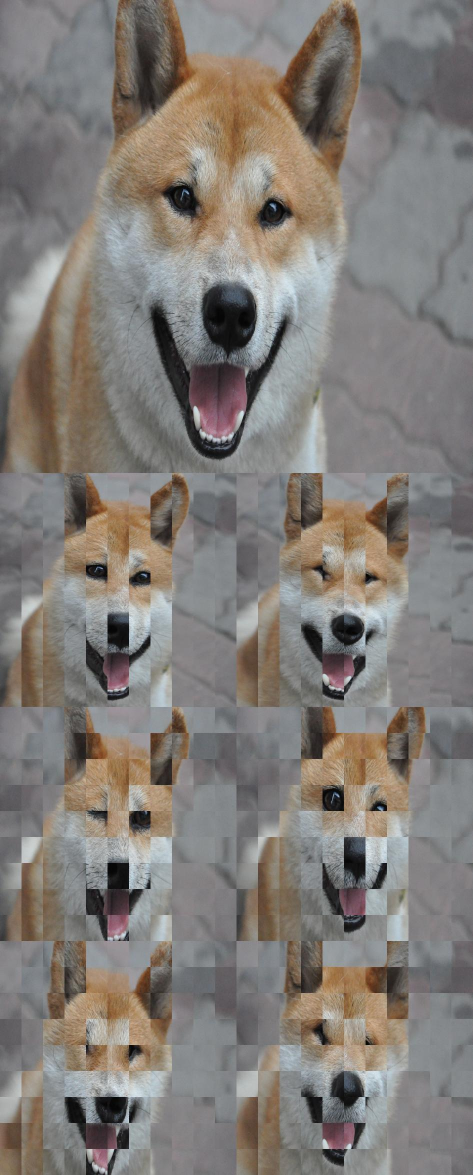
#> input picture Shiba_inu_dog.jpg, 946 x 2350 px, given in place of shiba.jpg, which was not available (shown at 1/2 size)
$ python Numpy_project.py
#> lines starting #> are read from the running program, lines starting #| are printed output that depends on the picture; pictures that were not available may be replaced by others from this repository, and a replacement may not be noted
import numpy as np
from PIL import Image

# Loading the original image
image_path = r"C:\Users\PAIN\Desktop\shiba.jpg"
image = Image.open(image_path)
#> image is the input picture: PIL image 946x2350 RGB; mean R, G, B 129.8, 124.4, 119.5

# Converting the original image to a NumPy array
image_array = np.array(image)

# Resizing the original image to match the width of other images
image_resized = image.resize((946, 946))
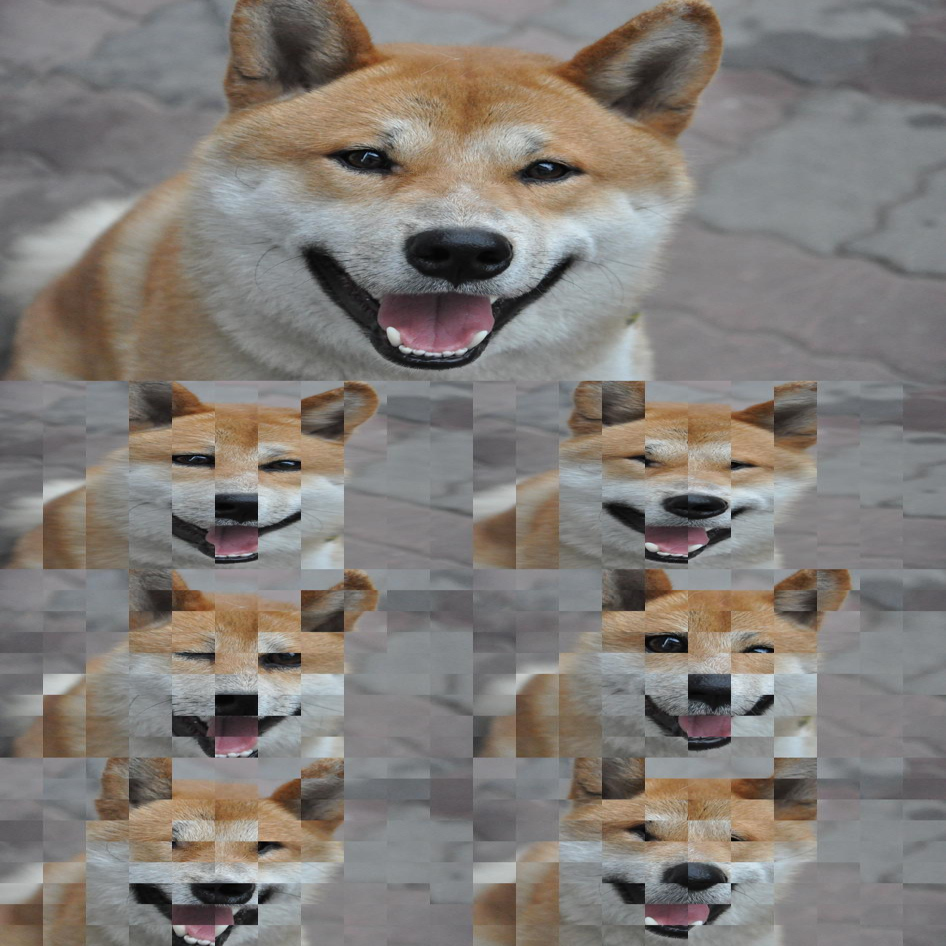
#> image_resized: PIL image 946x946 RGB; mean R, G, B 129.8, 124.4, 119.5

# Slicing the original image horizontally into 22 stripes
height, width, _ = np.array(image_resized).shape
#> height = 946; width = 946
num_stripes = 22
stripe_width = width // num_stripes
#> stripe_width = 43
stripes = [np.array(image_resized)[:, i * stripe_width:(i + 1) * stripe_width] for i in range(num_stripes)]
#> stripes = 22 items

# Creating images 1 and 2 from specific subsets of stripes
image1_indices = [0, 2, 4, 6, 8, 10, 12, 14, 16, 18, 20]  # Stripes for image 1
image2_indices = [1, 3, 5, 7, 9, 11, 13, 15, 17, 19, 21]  # Stripes for image 2

image1_stripes = [stripes[i] for i in image1_indices]
#> image1_stripes = 11 items
image2_stripes = [stripes[i] for i in image2_indices]
#> image2_stripes = 11 items

# Concatenating the stripes to form images 1 and 2
image1 = np.concatenate(image1_stripes, axis=1)
image2 = np.concatenate(image2_stripes, axis=1)
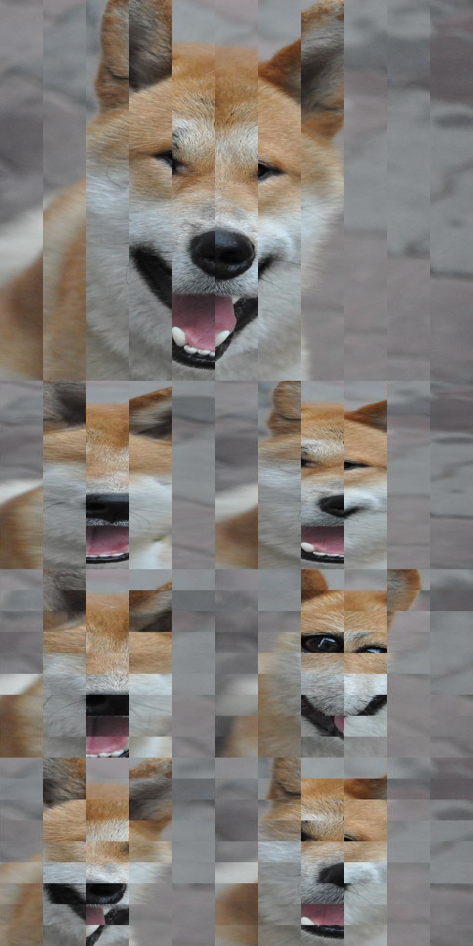
#> image2: shape (946, 473, 3); mean of channels 0, 1, 2 130.1, 124.6, 119.6; drawn as R, G, B

# Resizing images 1 and 2 to match the height of other images
min_height = min(image1.shape[0], image2.shape[0])
#> min_height = 946
image1_resized = Image.fromarray(image1[:min_height])
image2_resized = Image.fromarray(image2[:min_height])

# Slicing images 1 and 2 horizontally into 18 stripes each
num_stripes_new = 18
stripe_height1 = image1_resized.height // num_stripes_new
#> stripe_height1 = 52
stripe_height2 = image2_resized.height // num_stripes_new
#> stripe_height2 = 52
image1_stripes_new = [image1_resized.crop((0, i * stripe_height1, image1_resized.width, (i + 1) * stripe_height1)) for i in range(num_stripes_new)]
#> image1_stripes_new = 18 items
image2_stripes_new = [image2_resized.crop((0, i * stripe_height2, image2_resized.width, (i + 1) * stripe_height2)) for i in range(num_stripes_new)]
#> image2_stripes_new = 18 items

# Creating image 3 from specified stripes
image3_stripes = [image1_stripes_new[i] for i in range(num_stripes_new) if i % 2 == 0]
#> image3_stripes = 9 items
image3 = np.concatenate(image3_stripes, axis=0)
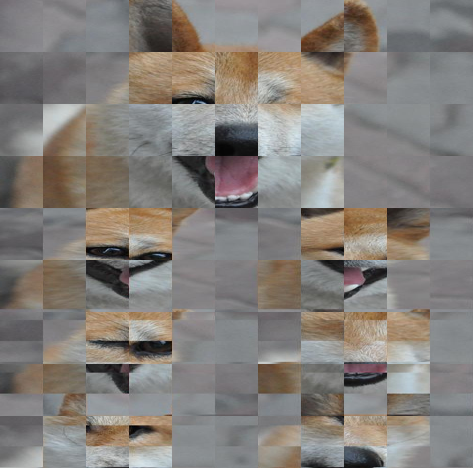
#> image3: shape (468, 473, 3); mean of channels 0, 1, 2 132, 127.1, 122.4; drawn as R, G, B

# Creating image 4 from specified stripes
image4_stripes = [image1_stripes_new[i] for i in range(num_stripes_new) if i % 2 != 0]
#> image4_stripes = 9 items
image4 = np.concatenate(image4_stripes, axis=0)
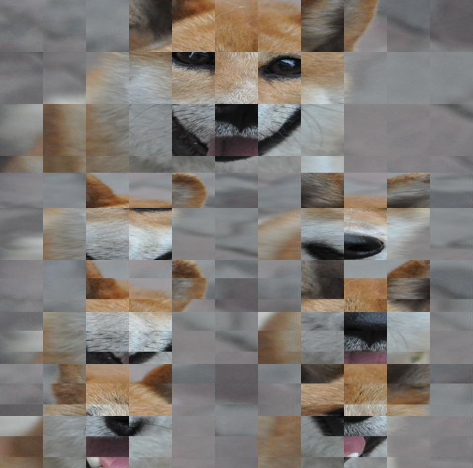
#> image4: shape (468, 473, 3); mean of channels 0, 1, 2 127.2, 121.5, 116.4; drawn as R, G, B

# Creating image 5 from specified stripes
image5_stripes = [image2_stripes_new[i] for i in range(num_stripes_new) if i % 2 == 0]
#> image5_stripes = 9 items
image5 = np.concatenate(image5_stripes, axis=0)
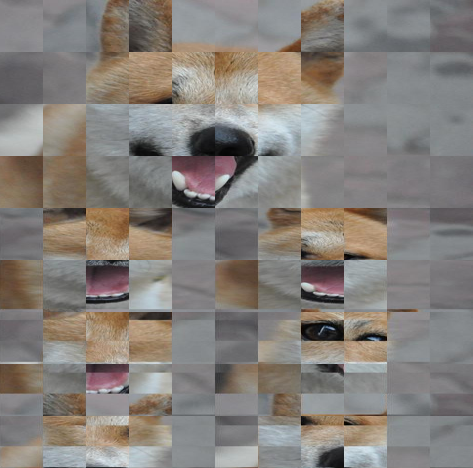
#> image5: shape (468, 473, 3); mean of channels 0, 1, 2 133.2, 127.7, 122.7; drawn as R, G, B

# Creating image 6 from specified stripes
image6_stripes = [image2_stripes_new[i] for i in range(num_stripes_new) if i % 2 != 0]
#> image6_stripes = 9 items
image6 = np.concatenate(image6_stripes, axis=0)
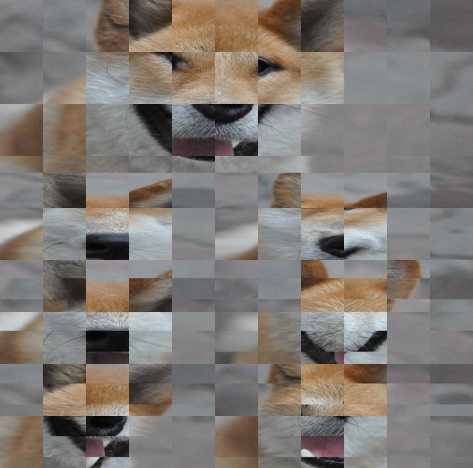
#> image6: shape (468, 473, 3); mean of channels 0, 1, 2 127.1, 121.6, 116.5; drawn as R, G, B

# Resizing images 3, 4, 5, 6 to fit in area
min_width = min(image3.shape[1], image4.shape[1], image5.shape[1], image6.shape[1])
#> min_width = 473
min_height = min(image3.shape[0], image4.shape[0], image5.shape[0], image6.shape[0])
#> min_height = 468

image3_resized = Image.fromarray(image3[:, :min_width])
image4_resized = Image.fromarray(image4[:, :min_width])
image5_resized = Image.fromarray(image5[:, :min_width])
image6_resized = Image.fromarray(image6[:, :min_width])

# Combining images into a collage
final_image = np.concatenate([
    np.array(image_resized),
    np.concatenate([np.array(image1_resized.resize((min_width, min_height))), np.array(image2_resized.resize((min_width, min_height)))], axis=1),
    np.concatenate([np.array(image3_resized.resize((min_width, min_height))), np.array(image4_resized.resize((min_width, min_height)))], axis=1),
    np.concatenate([np.array(image5_resized.resize((min_width, min_height))), np.array(image6_resized.resize((min_width, min_height)))], axis=1)
], axis=0)
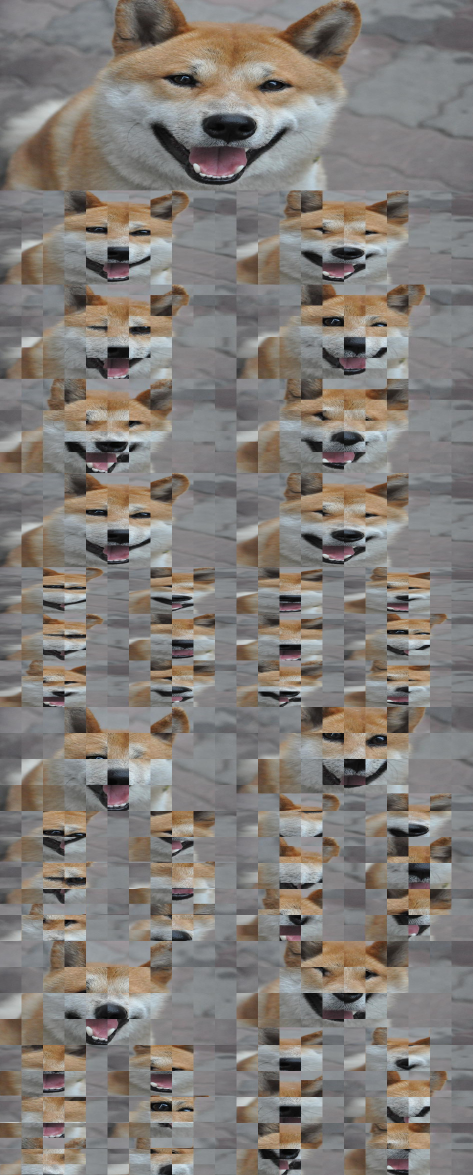
#> final_image: shape (2350, 946, 3) (shown at 1/2 size); mean R, G, B 129.8, 124.4, 119.5

# Saving image to the PyCharm project directory
final_image_path = "Shiba_inu_dog.jpg"
Image.fromarray(final_image).save(final_image_path)

print("Collage saved successfully.")
